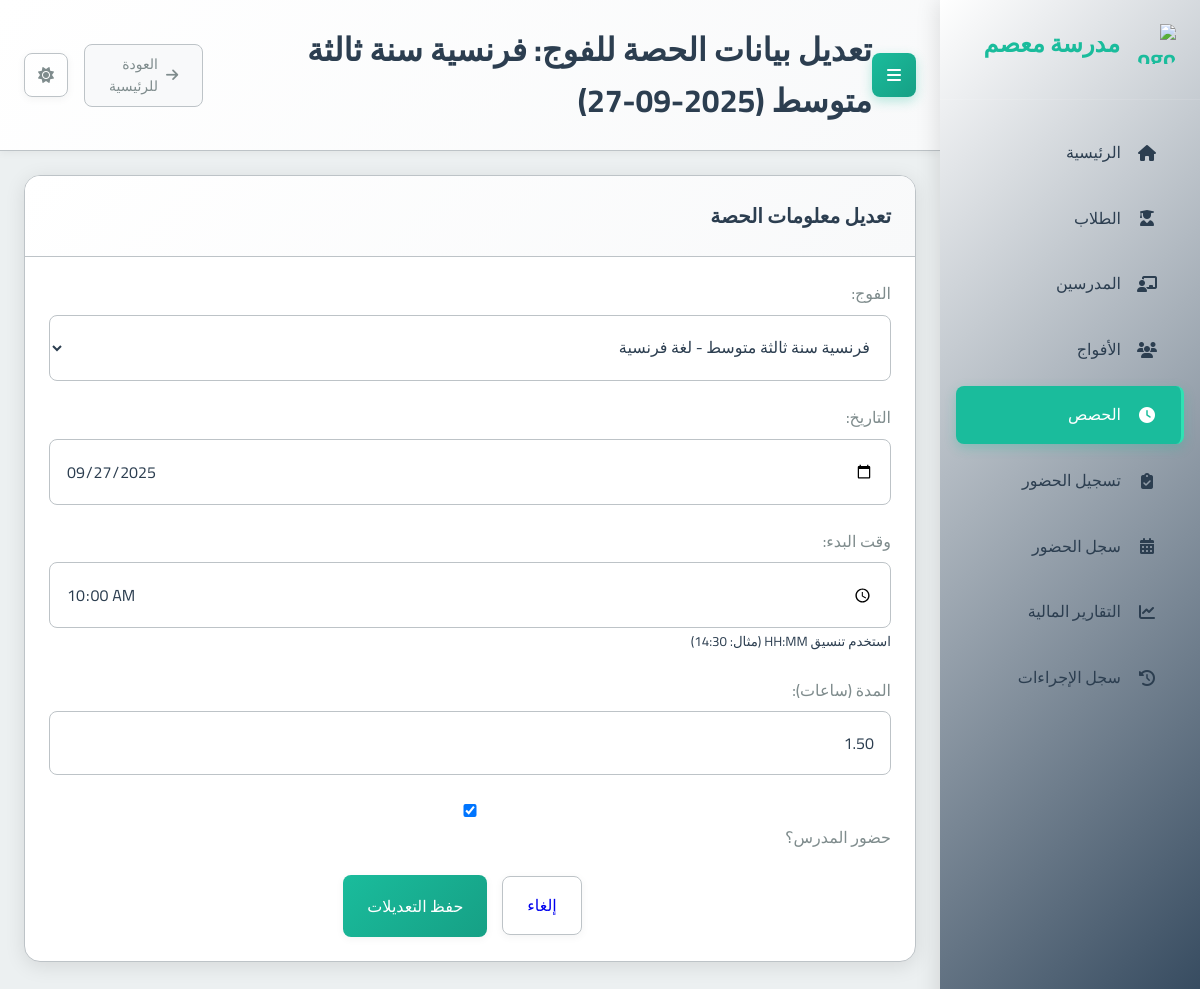
The app's page /sessions/46/edit/ with its own data.
### school_app/models.py (models this page shows, shortened)
class Session(models.Model):
    group = models.ForeignKey(Group, on_delete=models.CASCADE, related_name='sessions', verbose_name="الفوج")
    date = models.DateField(verbose_name="التاريخ")
    start_time = models.TimeField(verbose_name="وقت البدء")
    duration = models.DecimalField(max_digits=4, decimal_places=2, verbose_name="المدة (ساعات)")
    teacher_attended = models.BooleanField(default=True, verbose_name="حضور المدرس")
    teacher_compensated = models.BooleanField(default=False, verbose_name="تم تعويض المدرس")
    teacher_payment_amount = models.DecimalField(max_digits=10, decimal_places=2, default=Decimal('0.00'), verbose_name="المبلغ المدفوع للمدرس")
    created_at = models.DateTimeField(auto_now_add=True, verbose_name="تاريخ الإنشاء")
    class Meta:
        verbose_name = "حصة"
        verbose_name_plural = "الحصص"

class Group(models.Model):
    name = models.CharField(max_length=100, verbose_name="اسم الفوج")
    subject = models.ForeignKey(Subject, on_delete=models.PROTECT, verbose_name="المادة")
    teacher = models.ForeignKey(Teacher, on_delete=models.CASCADE, verbose_name="المدرس")
    academic_levels = models.ManyToManyField(AcademicLevel, verbose_name="المستويات الدراسية المتوافقة")
    price_per_4_sessions = models.DecimalField(max_digits=10, decimal_places=2, verbose_name="السعر لكل 4 حصص")
    session_day = models.IntegerField(choices=[
        (0, 'الاثنين'),
        (1, 'الثلاثاء'),
        (2, 'الأربعاء'),
        (3, 'الخميس'),
        (4, 'الجمعة'),
        (5, 'السبت'),
        (6, 'الأحد')
    ], verbose_name="يوم الحصة")
    session_start_time = models.TimeField(verbose_name="وقت بداية الحصة")
    session_duration = models.DecimalField(max_digits=4, decimal_places=2, default=1.5, verbose_name="مدة الحصة (ساعات)")
    students = models.ManyToManyField(Student, through='StudentGroup', blank=True, verbose_name="الطلاب المسجلون")
    created_at = models.DateTimeField(auto_now_add=True, verbose_name="تاريخ الإنشاء")
    is_continuous = models.BooleanField(default=False, verbose_name="فوج مستمر (تُنشأ الحصص أسبوعياً تلقائياً)")
    created_sessions_until = models.DateField(null=True, blank=True, verbose_name="تم إنشاء الحصص حتى تاريخ")
    def __str__(self):
        return f"{self.name} - {self.subject}"
    class Meta:
        verbose_name = "فوج"
        verbose_name_plural = "الأفواج"

### school_app/views.py (the view)
# urls.py: path('sessions/<int:session_id>/edit/', views.edit_session, name='edit_session'),
def edit_session(request, session_id):
    session = get_object_or_404(Session, id=session_id)
    page_title = f"تعديل بيانات الحصة: {session.group.name} - {session.date}"
    if request.method == 'POST':
        form = SessionForm(request.POST, instance=session)
        if form.is_valid():
            form.save()
            updated_session = form.instance
            messages.success(request, "تم تحديث بيانات الحصة بنجاح.")
            return redirect('session_list')
    else: # GET request
        form = SessionForm(instance=session)
    context = {
        'form': form,
        'session': session, # For action URL and page title context
        'page_title': page_title
    }
    return render(request, 'school_app/edit_session.html', context)

### school_app/forms.py
class SessionForm(forms.ModelForm):
    class Meta:
        model = Session
        fields = ['group', 'date', 'start_time', 'duration', 'teacher_attended']
        widgets = {
            'group': forms.Select(attrs={'class': 'form-control'}),
            'date': forms.DateInput(attrs={'class': 'form-control', 'type': 'date'}),
            'start_time': forms.TimeInput(attrs={'class': 'form-control', 'type': 'time'}),
            'duration': forms.NumberInput(attrs={'class': 'form-control', 'step': '0.25'}),
            'teacher_attended': forms.CheckboxInput(attrs={'class': 'form-check-input'}),
        }
        labels = {
            'group': "الفوج",
            'date': "التاريخ",
            'start_time': "وقت البدء",
            'duration': "المدة (ساعات)",
            'teacher_attended': "حضور المدرس؟",
        }
        help_texts = {
            'start_time': 'استخدم تنسيق HH:MM (مثال: 14:30)',
        }
    def __init__(self, *args, **kwargs):
        super(SessionForm, self).__init__(*args, **kwargs)
        self.fields['group'].queryset = Group.objects.all().order_by('name')
        self.fields['teacher_attended'].required = False

### school_app/models.py (called while the page is built)
    def __str__(self):
        return self.name

### templates/school_app/edit_session.html (shortened to what this page needs)
{% extends 'base.html' %}
{% block page_title %}تعديل بيانات الحصة للفوج: {{ session.group.name }} ({{ session.date|date:"Y-m-d" }}){% endblock %}
{% block content %}
<div class="card">
  <div class="card-header">
    <h2 class="card-title">تعديل معلومات الحصة</h2>
  </div>
  <div class="card-body">
    <form method="POST" action="{% url 'edit_session' session.id %}">
      <div class="form-group">
        <label for="{{ form.group.id_for_label }}">{{ form.group.label }}:</label>
        {{ form.group }}
      </div>
      <div class="form-group">
        <label for="{{ form.date.id_for_label }}">{{ form.date.label }}:</label>
        {{ form.date }}
      </div>
      <div class="form-group">
        <label for="{{ form.start_time.id_for_label }}">{{ form.start_time.label }}:</label>
        {{ form.start_time }}
        {% if form.start_time.help_text %}<small class="form-text text-muted">{{ form.start_time.help_text }}</small>{% endif %}
      </div>
      <div class="form-group">
        <label for="{{ form.duration.id_for_label }}">{{ form.duration.label }}:</label>
        {{ form.duration }}
      </div>
      <div class="form-group">
        <div class="form-check">
            {{ form.teacher_attended }}
            <label class="form-check-label" for="{{ form.teacher_attended.id_for_label }}">
                {{ form.teacher_attended.label }}
            </label>
        </div>
      </div>
      <div class="card-footer text-right">
        <a href="{% url 'session_list' %}" class="btn btn-secondary">إلغاء</a>
        <button type="submit" class="btn btn-primary">حفظ التعديلات</button>
      </div>
    </form>
  </div>
</div>
{% endblock %}

### static/css/main.css (style rules this page uses)
:root { --primary-color: #2c3e50; --primary-light: #34495e; --primary-darker: #1a252f; --accent-color: #1abc9c; --accent-light: #2fe2b3; --accent-dark: #16a085; --text-color: #2c3e50; --text-secondary: #7f8c8d; --text-on-primary: #ffffff; --text-on-accent: #ffffff; --text-nav: #2c3e50; --background-color: #ecf0f1; --card-background: #ffffff; --input-background: #ffffff; --border-color: #bdc3c7; --input-border-color: #bdc3c7; --success-color: #2ecc71; --warning-color: #f39c12; --error-color: #e74c3c; --info-color: #1E90FF; --table-header-background: #e9ecef; --table-row-hover-background: #f8f9fa; --box-shadow-color: rgba(0, 0, 0, 0.1); --box-shadow-color-hover: rgba(0, 0, 0, 0.15); --box-shadow-soft-color: rgba(0, 0, 0, 0.05); --subtle-background: #f8f9fa; --spacing-xs: 8px; --spacing-sm: 16px; --spacing-md: 24px; --spacing-lg: 32px; --spacing-xl: 48px; --font-family: 'Cairo', sans-serif; --font-size-xs: 12px; --font-size-sm: 14px; --font-size-md: 16px; --font-size-lg: 20px; --font-size-xl: 24px; --font-size-xxl: 32px; --border-radius-sm: 4px; --border-radius-md: 8px; --border-radius-lg: 16px; --transition-fast: 0.2s ease; --transition-normal: 0.3s ease; --transition-slow: 0.5s ease; --sidebar-width: 260px; }
* { margin: 0; padding: 0; box-sizing: border-box; direction: rtl; }
html { direction: rtl; font-size: 16px; }
body { font-family: var(--font-family); background-color: var(--background-color); color: var(--text-color); line-height: 1.6; transition: background-color var(--transition-normal), color var(--transition-normal); overflow-x: hidden; }
.btn-secondary { border: 1px solid var(--input-border-color) !important; margin: 0 15px; }
.card-footer { display: flex; justify-content: center; align-items: center; align-content: center; flex-wrap: wrap; }
.form-group { margin-bottom: var(--spacing-md); }
.card { background-color: var(--card-background); border-radius: var(--border-radius-lg); box-shadow: 0 4px 20px var(--box-shadow-color); margin-bottom: var(--spacing-md); overflow: hidden; transition: all var(--transition-normal); border: 1px solid var(--border-color); }
.card-header { padding: var(--spacing-md); border-bottom: 1px solid var(--border-color); background: linear-gradient(135deg, var(--card-background) 0%, var(--subtle-background) 100%); }
.card-title { font-size: var(--font-size-lg); font-weight: 600; margin: 0; color: var(--text-color); }
.card-body { padding: var(--spacing-md); color: var(--text-color); }
.btn { font-family: var(--font-family); padding: var(--spacing-sm) var(--spacing-md); border: none; border-radius: var(--border-radius-md); cursor: pointer; font-size: var(--font-size-md); font-weight: 500; text-decoration: none; display: inline-flex; align-items: center; gap: var(--spacing-xs); transition: all var(--transition-fast); box-shadow: 0 2px 8px var(--box-shadow-soft-color); }
.btn-primary { background: linear-gradient(135deg, var(--accent-color) 0%, var(--accent-dark) 100%); color: var(--text-on-accent); }
label { display: block; margin-bottom: var(--spacing-xs); font-weight: 500; color: var(--text-secondary); }
input, select, textarea { font-family: var(--font-family); width: 100%; padding: var(--spacing-sm); border: 1px solid var(--input-border-color); border-radius: var(--border-radius-md); background-color: var(--input-background); color: var(--text-color); font-size: var(--font-size-md); transition: all var(--transition-fast); }
.text-right { text-align: right; }

### records on screen
Session: group.name "فرنسية سنة ثالثة متوسط", date "2025-09-27", group "فرنسية سنة ثالثة متوسط - لغة فرنسية", date "09/27/2025", start_time "10:00:00", duration "1.50", teacher_attended "☑"
